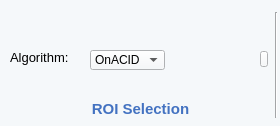
            <widget class="QWidget" name="widget_3" native="true">
             <property name="sizePolicy">
              <sizepolicy hsizetype="Fixed" vsizetype="Fixed">
               <horstretch>0</horstretch>
               <verstretch>0</verstretch>
              </sizepolicy>
             </property>
             <property name="minimumSize">
              <size>
               <width>280</width>
               <height>126</height>
              </size>
             </property>
             <property name="maximumSize">
              <size>
               <width>280</width>
               <height>126</height>
              </size>
             </property>
             <property name="styleSheet">
              <string notr="true">background-color: rgb(0, 255, 127);
background-color: rgb(245, 248, 250);</string>
             </property>
             <widget class="QToolButton" name="OnAutoROIButton">
              <property name="geometry">
               <rect>
                <x>170</x>
                <y>16</y>
                <width>80</width>
                <height>74</height>
               </rect>
              </property>
              <property name="styleSheet">
               <string notr="true">#OnAutoROIButton{
background-color: transparent; 
border-image: url(:/online/Asset 17.png);
background:none;
border:none;
background-repeat:none;
}
#OnAutoROIButton:pressed
{
border-image:url(:/online/Asset 17_pre.png);
background-repeat: no-repeat;
}</string>
              </property>
              <property name="text">
               <string/>
              </property>
             </widget>
             <widget class="QLabel" name="label_166">
              <property name="geometry">
               <rect>
                <x>10</x>
                <y>50</y>
                <width>93</width>
                <height>17</height>
               </rect>
              </property>
              <property name="sizePolicy">
               <sizepolicy hsizetype="Fixed" vsizetype="Fixed">
                <horstretch>0</horstretch>
                <verstretch>0</verstretch>
               </sizepolicy>
              </property>
              <property name="font">
               <font>
                <family>Arial</family>
                <pointsize>10</pointsize>
               </font>
              </property>
              <property name="text">
               <string>Algorithm:</string>
              </property>
              <property name="alignment">
               <set>Qt::AlignLeading|Qt::AlignLeft|Qt::AlignTop</set>
              </property>
             </widget>
             <widget class="QComboBox" name="OnEdgeShapeValue">
              <property name="geometry">
               <rect>
                <x>90</x>
                <y>50</y>
                <width>75</width>
                <height>20</height>
               </rect>
              </property>
              <property name="minimumSize">
               <size>
                <width>75</width>
                <height>20</height>
               </size>
              </property>
              <property name="maximumSize">
               <size>
                <width>75</width>
                <height>20</height>
               </size>
              </property>
              <property name="font">
               <font>
                <family>Arial</family>
               </font>
              </property>
              <item>
               <property name="text">
                <string>OnACID</string>
               </property>
              </item>
              <item>
               <property name="text">
                <string>OnACID_mes</string>
               </property>
              </item>
              <item>
               <property name="text">
                <string>OnACID_batch</string>
               </property>
              </item>
             </widget>
             <widget class="QLabel" name="label_164">
              <property name="geometry">
               <rect>
                <x>10</x>
                <y>101</y>
                <width>261</width>
                <height>16</height>
               </rect>
              </property>
              <property name="sizePolicy">
               <sizepolicy hsizetype="Fixed" vsizetype="Preferred">
                <horstretch>0</horstretch>
                <verstretch>0</verstretch>
               </sizepolicy>
              </property>
              <property name="minimumSize">
               <size>
                <width>261</width>
                <height>0</height>
               </size>
              </property>
              <property name="font">
               <font>
                <family>Arial</family>
                <pointsize>11</pointsize>
                <weight>75</weight>
                <bold>true</bold>
               </font>
              </property>
              <property name="styleSheet">
               <string notr="true">color: rgb(67, 114, 193);</string>
              </property>
              <property name="text">
               <string>ROI Selection</string>
              </property>
              <property name="alignment">
               <set>Qt::AlignCenter</set>
              </property>
             </widget>
             <widget class="QPushButton" name="OnROIShowButton">
              <property name="geometry">
               <rect>
                <x>260</x>
                <y>51</y>
                <width>8</width>
                <height>16</height>
               </rect>
              </property>
              <property name="minimumSize">
               <size>
                <width>8</width>
                <height>16</height>
               </size>
              </property>
              <property name="maximumSize">
               <size>
                <width>8</width>
                <height>16</height>
               </size>
              </property>
              <property name="styleSheet">
               <string notr="true">border-image: url(:/online/Arrow.png);</string>
              </property>
              <property name="text">
               <string/>
              </property>
             </widget>
             <widget class="Line" name="line_3">
              <property name="geometry">
               <rect>
                <x>275</x>
                <y>12</y>
                <width>2</width>
                <height>106</height>
               </rect>
              </property>
              <property name="sizePolicy">
               <sizepolicy hsizetype="Fixed" vsizetype="Fixed">
                <horstretch>0</horstretch>
                <verstretch>0</verstretch>
               </sizepolicy>
              </property>
              <property name="minimumSize">
               <size>
                <width>2</width>
                <height>106</height>
               </size>
              </property>
              <property name="maximumSize">
               <size>
                <width>2</width>
                <height>106</height>
               </size>
              </property>
              <property name="orientation">
               <enum>Qt::Vertical</enum>
              </property>
             </widget>
            </widget>
